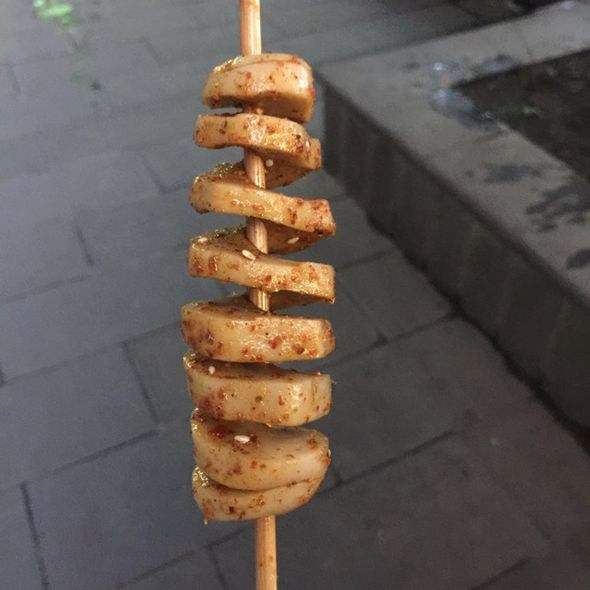
#> input picture 字符画/5.jpg, 590 x 590 px
$ python __init__.py
#> lines starting #> are read from the running program, lines starting #| are printed output that depends on the picture
# -*- coding: utf-8 -*-
from PIL import Image #导入pil包

codeLib = '''@B%8&WM#*oahkbdpqwmZO0QLCJUYXzcvunxrjft/\|()1{}[]?-_+~<>i!lI;:,"^`'. '''#生成字符画所需的字符集
count = len(codeLib)

def transform1(image_file):
    image_file = image_file.convert("L")#转换为黑白图片，参数"L"表示黑白模式
    codePic = ''
    for h in range(0,image_file.size[1]):  #size属性表示图片的分辨率，'0'为横向大小，'1'为纵向
        for w in range(0,image_file.size[0]):
            gray = image_file.getpixel((w,h)) #返回指定位置的像素，如果所打开的图像是多层次的图片，那这个方法就返回一个元组
            codePic = codePic + codeLib[int(((count-1)*gray)/256)]#建立灰度与字符集的映射
        codePic = codePic+'\r\n'
    return codePic

def transform2(image_file):
    codePic = ''
    for h in range(0,image_file.size[1]):
        for w in range(0,image_file.size[0]):
            g,r,b = image_file.getpixel((w,h))
            gray = int(r* 0.299+g* 0.587+b* 0.114)
            codePic = codePic + codeLib[int(((count-1)*gray)/256)]
        codePic = codePic+'\r\n'
    return codePic


fp = open('5.jpg','rb')
image_file = Image.open(fp)
#> image_file is the input picture: PIL image 590x590 RGB; mean R, G, B 98.1, 87.5, 82.9
image_file=image_file.resize((int(image_file.size[0]*0.75), int(image_file.size[1]*0.5)))#调整图片大小
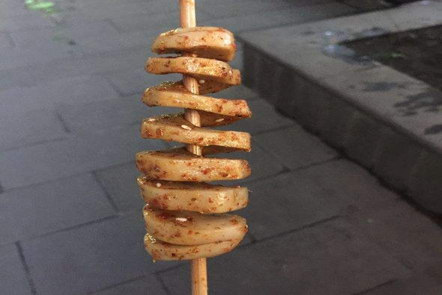
#> image_file: PIL image 442x295 RGB; mean R, G, B 98.1, 87.5, 82.9
print(u'Info:',image_file.size[0],' ',image_file.size[1],' ',count)
#| Info: 442   295   69

tmp = open('tmp.txt','w')
tmp.write(transform1(image_file))
#> in transform1, `image_file = image_file.convert("L")#转换为黑白图片，参数"L"表示黑白模式`:
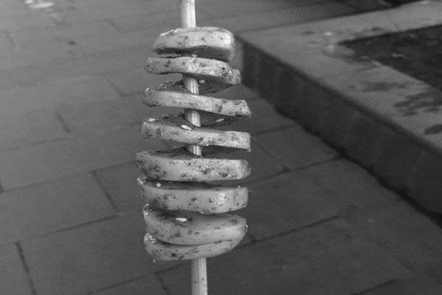
#> image_file: PIL image 442x295 L; min 15, max 250, mean 90.1
tmp.close()

$ run again, with 字符画/4.jpg copied over 字符画/5.jpg
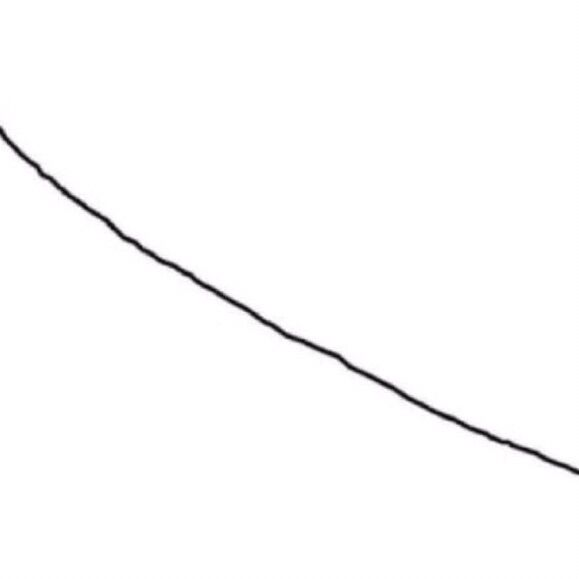
#> input picture 字符画/4.jpg, 579 x 579 px
#> image_file is the input picture: PIL image 579x579 RGB; mean R, G, B 252.4, 252.3, 252.5
#> `image_file=image_file.resize((int(image_file.size[0]*0.75), int(image_..`:
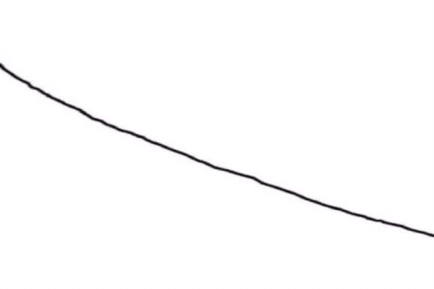
#> image_file: PIL image 434x289 RGB; mean R, G, B 252.4, 252.3, 252.5
#| Info: 434   289   69
